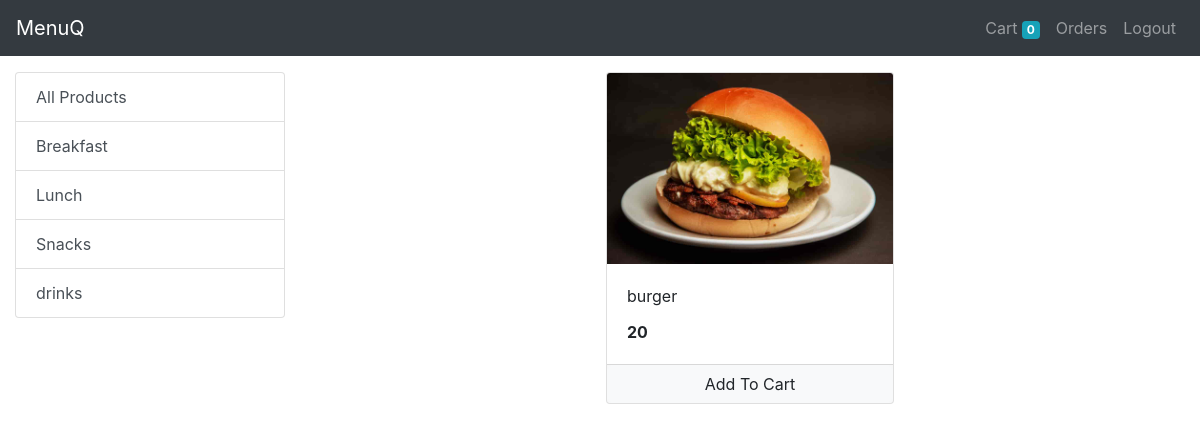
Page /?category=5 (signed in) on the committed database.
### shop/models/category.py (models this page shows, shortened)
class Category(models.Model):
    name=models.CharField(max_length=20)
    @staticmethod
    def get_all_categories():
        return Category.objects.all()

### shop/models/product.py (models this page shows, shortened)
class Product(models.Model):
    name=models.CharField(max_length=200)
    price=models.IntegerField(default=0)
    category= models.ForeignKey(Category,on_delete=models.CASCADE,default=1)
    image=models.ImageField(upload_to="uploads/products/")
    @staticmethod
    def get_products_by_all_categoryId(category_id):
        if category_id:
             return Product.objects.filter(category=category_id)
        else:
            return Product.get_all_products();

### shop/views/home.py (the view, shortened to what this page needs)
# urls.py: path("",Index.as_view(),name="homepage"),
class Index(View):
    def get(self,request):
       cart=request.session.get('cart')
       if not cart:
           request.session['cart'] ={}
       products=None
       categories = Category.get_all_categories()
       categoryId=request.GET.get('category')
       if categoryId:
              products= Product.get_products_by_all_categoryId(categoryId)
       else:
              products=Product.get_all_products();
       data = {}
       data['products']=products
       data['categories']=categories
       print('you are: ',request.session.get('email'))
       return render(request,'index.html', data)

### shop/templatetags/cart.py (called while the page is built)
@register.filter(name='is_in_cart')
def is_in_cart(product  , cart):
    keys = cart.keys()
    for id in keys:
        if int(id) == product.id:
            return True
    return False;

### shop/templates/index.html (shortened to what this page needs)
<!doctype html>
<html lang="en">
  <head>
    <link rel="stylesheet" href="https://maxcdn.bootstrapcdn.com/bootstrap/4.0.0/css/bootstrap.min.css">
  </head>
  <body>
    <nav class="navbar navbar-expand-lg navbar-dark bg-dark">
      <a class="navbar-brand" href="/">MenuQ</a>
      <div class="collapse navbar-collapse" id="navbarSupportedContent">
        <ul class="navbar-nav my-2 my-lg-0">
            {%if request.session.customer%}
          <li class="nav-item">
            <a class="nav-link" href="/cart">Cart
                         <span class="badge badge-info">{{request.session.cart.keys|length}}</span>
                <span class="sr-only">(current)</span></a>
          </li>
          <li class="nav-item">
            <a class="nav-link" href="/orders">Orders<span class="sr-only">(current)</span></a>
          </li>
          <li class="nav-item">
            <a class="nav-link" href="/logout">Logout<span class="sr-only">(current)</span></a>
          </li>
          {% endif %}
        </ul>
      </div>
    </nav>
  {%load cart%}
  <div class="container-fluid mt-3">
	<div class="row">
		<div class="col-lg-3 mx-auto">
			<div class="list-group">
				<a href="/" class="list-group-item list-group-item-action">All Products</a>
				{% for category in categories %}
				<a href="/?category={{category.id}}"
					class="list-group-item list-group-item-action">{{category.name}}</a>
				{% endfor %}
			</div>
		</div>
		<div id='products' class="col-lg-9 mx-auto">
			<div class="row mx-auto">
				{% for product in products %}
				<div class="card mx-auto mb-3" id={{product.id}} style="width: 18rem;">
					<img class="card-img-top" src={{product.image.url}} alt="Card image ">
					<div class="card-body">
						<p class="card-title">{{product.name}}</p>
						<p class="card-text"><b>{{product.price}}</b></p>
					</div>
					<div class="card-footer p-0 no-gutters">
						{% if product|is_in_cart:request.session.cart %}
						<div class="row no-gutters">
							<form action="/#{{product.id}}" class="col-2 " method="post">
								{% csrf_token %}
								<input hidden type="text" name='product' value='{{product.id}}'>
								<input hidden type="text" name='remove' value='True'>
								<input type="submit" value=" - " class="btn btn-block btn-dark border-right">
							</form>
							<div class="text-center col">{{product|cart_quantity:request.session.cart}} in Cart</div>
							<form action="/#{{product.id}}" class="col-2 " method="post">
								{% csrf_token %}
								<input hidden type="text" name='product' value='{{product.id}}'>
								<input type="submit" value=" + " class="btn btn-block btn-dark border-left">
							</form>
						</div>
						{% else %}
						<form action="/#{{product.id}}" method="POST" class="btn-block">
							<input type="submit" class="float-right btn btn-light  form-control"
								value="Add To Cart">
						</form>
						{% endif %}
					</div>
				</div>
				{% endfor %}
        </div>
        </div>
  </div>
   </div>
  </body>
</html>

### rows in the picture
Category: name "Breakfast"
Category: name "Lunch"
Category: name "Snacks"
Category: name "drinks"
Product: image (picture), name "burger", price "20"

### other values in the picture
{{ request.session.cart.keys|length }} "0"
